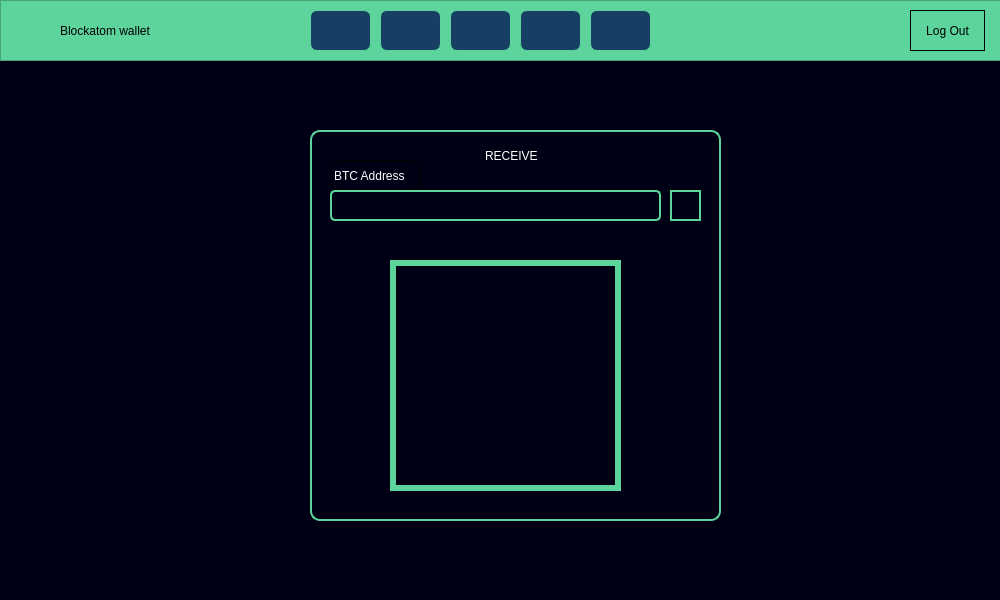
<?xml version="1.0" encoding="UTF-8"?>
<ui version="4.0">
 <class>Dialog</class>
 <widget class="QDialog" name="Dialog">
  <property name="geometry">
   <rect>
    <x>0</x>
    <y>0</y>
    <width>1000</width>
    <height>600</height>
   </rect>
  </property>
  <property name="sizePolicy">
   <sizepolicy hsizetype="Fixed" vsizetype="Fixed">
    <horstretch>0</horstretch>
    <verstretch>0</verstretch>
   </sizepolicy>
  </property>
  <property name="minimumSize">
   <size>
    <width>1000</width>
    <height>600</height>
   </size>
  </property>
  <property name="maximumSize">
   <size>
    <width>1000</width>
    <height>600</height>
   </size>
  </property>
  <property name="windowTitle">
   <string>Dialog</string>
  </property>
  <property name="styleSheet">
   <string notr="true">background-color: rgb(0, 0, 20);</string>
  </property>
  <widget class="QWidget" name="widget_2" native="true">
   <property name="geometry">
    <rect>
     <x>310</x>
     <y>130</y>
     <width>411</width>
     <height>391</height>
    </rect>
   </property>
   <property name="styleSheet">
    <string notr="true">color: rgb(255, 255, 255);
border: 2px solid rgb(92, 212, 156);
border-radius: 10px;
</string>
   </property>
   <widget class="QLabel" name="label_6">
    <property name="geometry">
     <rect>
      <x>170</x>
      <y>10</y>
      <width>71</width>
      <height>31</height>
     </rect>
    </property>
    <property name="styleSheet">
     <string notr="true">border:2px solid rgb(0, 0, 20);</string>
    </property>
    <property name="text">
     <string>RECEIVE</string>
    </property>
   </widget>
   <widget class="QLabel" name="label_3">
    <property name="geometry">
     <rect>
      <x>20</x>
      <y>30</y>
      <width>91</width>
      <height>31</height>
     </rect>
    </property>
    <property name="styleSheet">
     <string notr="true">border: 1px solid;
font: 12pt &quot;.AppleSystemUIFont&quot;;</string>
    </property>
    <property name="text">
     <string>BTC Address</string>
    </property>
   </widget>
   <widget class="QPushButton" name="copy">
    <property name="geometry">
     <rect>
      <x>360</x>
      <y>60</y>
      <width>31</width>
      <height>31</height>
     </rect>
    </property>
    <property name="styleSheet">
     <string notr="true">border-radius: 0;
</string>
    </property>
    <property name="text">
     <string/>
    </property>
    <property name="icon">
     <iconset>
      <normaloff>images/copy.png</normaloff>images/copy.png</iconset>
    </property>
    <property name="iconSize">
     <size>
      <width>16</width>
      <height>16</height>
     </size>
    </property>
   </widget>
   <widget class="QLabel" name="label_4">
    <property name="geometry">
     <rect>
      <x>80</x>
      <y>130</y>
      <width>231</width>
      <height>231</height>
     </rect>
    </property>
    <property name="styleSheet">
     <string notr="true">border: 6px solid rgb(92, 212, 156);
border-radius: 0;
</string>
    </property>
    <property name="text">
     <string/>
    </property>
    <property name="pixmap">
     <pixmap>qr.png</pixmap>
    </property>
    <property name="scaledContents">
     <bool>true</bool>
    </property>
   </widget>
   <widget class="QLineEdit" name="btcaddress">
    <property name="geometry">
     <rect>
      <x>20</x>
      <y>60</y>
      <width>331</width>
      <height>31</height>
     </rect>
    </property>
    <property name="autoFillBackground">
     <bool>false</bool>
    </property>
    <property name="styleSheet">
     <string notr="true">color: rgb(255, 255, 255);
font: 18pt &quot;.AppleSystemUIFont&quot;;
border: 2px solid rgb(92, 212, 156);
border-radius: 5px;</string>
    </property>
    <property name="text">
     <string/>
    </property>
    <property name="readOnly">
     <bool>false</bool>
    </property>
   </widget>
   <widget class="QLabel" name="copied">
    <property name="geometry">
     <rect>
      <x>300</x>
      <y>40</y>
      <width>51</width>
      <height>16</height>
     </rect>
    </property>
    <property name="styleSheet">
     <string notr="true">border: None;
color: gray;
</string>
    </property>
    <property name="text">
     <string/>
    </property>
   </widget>
  </widget>
  <widget class="QFrame" name="frame">
   <property name="geometry">
    <rect>
     <x>0</x>
     <y>0</y>
     <width>1041</width>
     <height>61</height>
    </rect>
   </property>
   <property name="styleSheet">
    <string notr="true">background-color: rgb(92, 212, 156);</string>
   </property>
   <property name="frameShape">
    <enum>QFrame::StyledPanel</enum>
   </property>
   <property name="frameShadow">
    <enum>QFrame::Raised</enum>
   </property>
   <widget class="QLabel" name="label">
    <property name="geometry">
     <rect>
      <x>10</x>
      <y>10</y>
      <width>41</width>
      <height>41</height>
     </rect>
    </property>
    <property name="text">
     <string/>
    </property>
    <property name="pixmap">
     <pixmap>images/logo.png</pixmap>
    </property>
    <property name="scaledContents">
     <bool>true</bool>
    </property>
   </widget>
   <widget class="QLabel" name="label_2">
    <property name="geometry">
     <rect>
      <x>60</x>
      <y>10</y>
      <width>171</width>
      <height>41</height>
     </rect>
    </property>
    <property name="styleSheet">
     <string notr="true">font: 75 14pt &quot;Corbel&quot;;
font: 75 16pt &quot;Microsoft YaHei UI&quot;;</string>
    </property>
    <property name="text">
     <string>Blockatom wallet</string>
    </property>
   </widget>
   <widget class="QPushButton" name="walletbutton">
    <property name="geometry">
     <rect>
      <x>380</x>
      <y>10</y>
      <width>61</width>
      <height>41</height>
     </rect>
    </property>
    <property name="styleSheet">
     <string notr="true">border: 1px solid rgb(92, 212, 156);
background-color: rgb(23, 63, 99);
border-radius: 7px;
color: white;</string>
    </property>
    <property name="text">
     <string/>
    </property>
    <property name="icon">
     <iconset>
      <normaloff>images/wallet.png</normaloff>images/wallet.png</iconset>
    </property>
    <property name="iconSize">
     <size>
      <width>20</width>
      <height>20</height>
     </size>
    </property>
   </widget>
   <widget class="QPushButton" name="sendd">
    <property name="geometry">
     <rect>
      <x>450</x>
      <y>10</y>
      <width>61</width>
      <height>41</height>
     </rect>
    </property>
    <property name="styleSheet">
     <string notr="true">border: 1px solid rgb(92, 212, 156);
background-color: rgb(23, 63, 99);
border-radius: 7px;
color: white;</string>
    </property>
    <property name="text">
     <string/>
    </property>
    <property name="icon">
     <iconset>
      <normaloff>images/rising.png</normaloff>images/rising.png</iconset>
    </property>
    <property name="iconSize">
     <size>
      <width>20</width>
      <height>20</height>
     </size>
    </property>
   </widget>
   <widget class="QPushButton" name="receive_2">
    <property name="geometry">
     <rect>
      <x>520</x>
      <y>10</y>
      <width>61</width>
      <height>41</height>
     </rect>
    </property>
    <property name="styleSheet">
     <string notr="true">border: 1px solid rgb(92, 212, 156);
background-color: rgb(23, 63, 99);
border-radius: 7px;
color: white;</string>
    </property>
    <property name="text">
     <string/>
    </property>
    <property name="icon">
     <iconset>
      <normaloff>images/receive.png</normaloff>images/receive.png</iconset>
    </property>
    <property name="iconSize">
     <size>
      <width>20</width>
      <height>20</height>
     </size>
    </property>
   </widget>
   <widget class="QPushButton" name="settings">
    <property name="geometry">
     <rect>
      <x>590</x>
      <y>10</y>
      <width>61</width>
      <height>41</height>
     </rect>
    </property>
    <property name="styleSheet">
     <string notr="true">border: 1px solid rgb(92, 212, 156);
background-color: rgb(23, 63, 99);
border-radius: 7px;
color: white;</string>
    </property>
    <property name="text">
     <string/>
    </property>
    <property name="icon">
     <iconset>
      <normaloff>images/setting.png</normaloff>images/setting.png</iconset>
    </property>
    <property name="iconSize">
     <size>
      <width>20</width>
      <height>20</height>
     </size>
    </property>
   </widget>
   <widget class="QPushButton" name="logout">
    <property name="geometry">
     <rect>
      <x>910</x>
      <y>10</y>
      <width>75</width>
      <height>41</height>
     </rect>
    </property>
    <property name="styleSheet">
     <string notr="true">border: 1px solid black;
font: 9pt &quot;MS Shell Dlg 2&quot;;</string>
    </property>
    <property name="text">
     <string>Log Out</string>
    </property>
   </widget>
   <widget class="QPushButton" name="home">
    <property name="geometry">
     <rect>
      <x>310</x>
      <y>10</y>
      <width>61</width>
      <height>41</height>
     </rect>
    </property>
    <property name="styleSheet">
     <string notr="true">border: 1px solid rgb(92, 212, 156);
background-color: rgb(23, 63, 99);
border-radius: 7px;
color: white;</string>
    </property>
    <property name="text">
     <string/>
    </property>
    <property name="icon">
     <iconset>
      <normaloff>images/user.png</normaloff>images/user.png</iconset>
    </property>
    <property name="iconSize">
     <size>
      <width>20</width>
      <height>20</height>
     </size>
    </property>
   </widget>
  </widget>
 </widget>
 <resources/>
 <connections/>
</ui>
